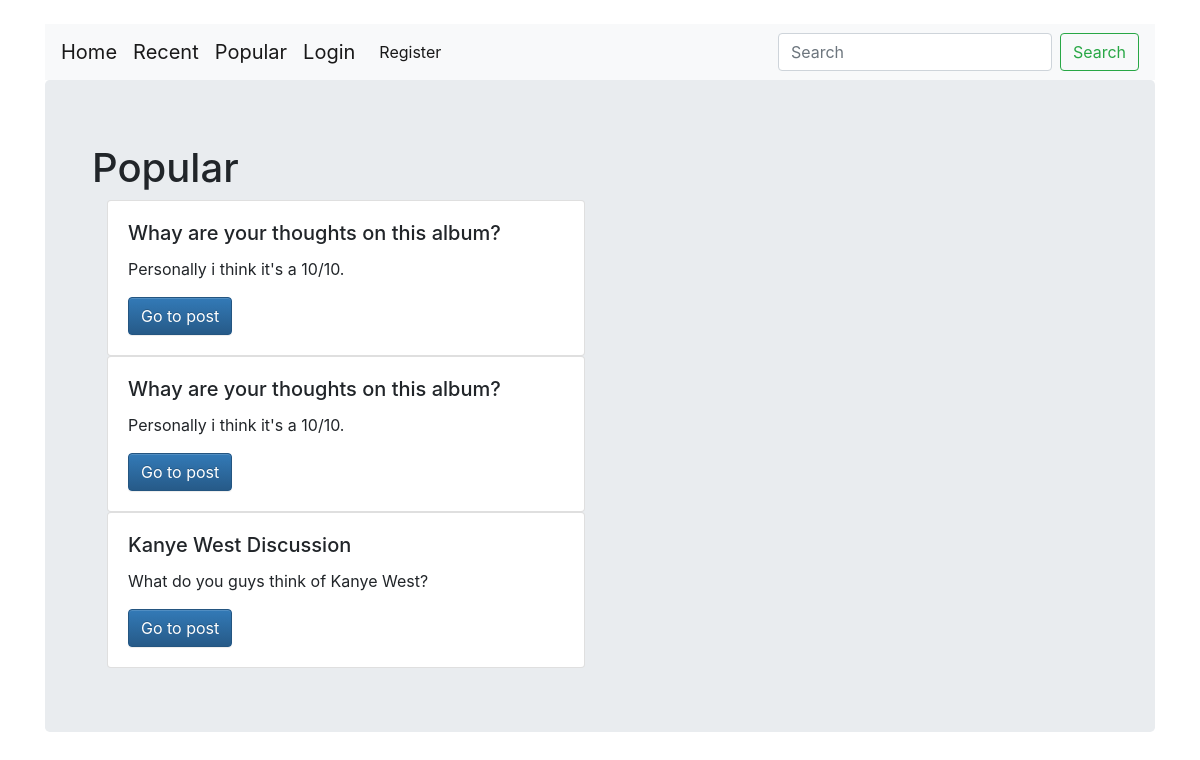
The app's page /account/popular/, older data.
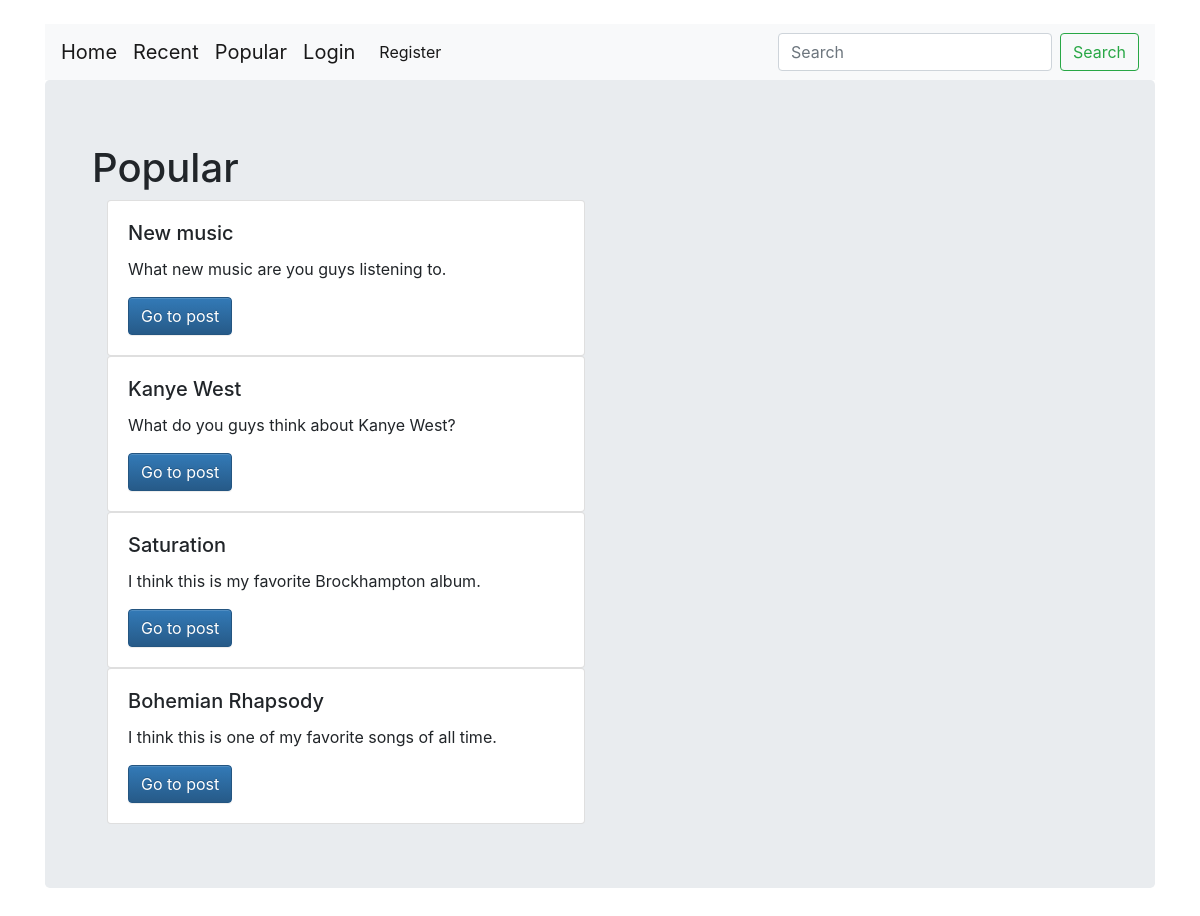
The same page, newer data.
### accounts/models.py (models this page shows)
class Posts(models.Model):
    fromUser = models.ForeignKey(User, on_delete=models.CASCADE, related_name='fromUser', null=True)
    title = models.CharField(max_length=50)
    post = models.CharField(max_length=2000)
    album = models.CharField(max_length=100, default='N/A')
    song = models.CharField(max_length=100, default='N/A')
    artist = models.CharField(max_length=100, default='N/A')
    artwork = models.ImageField(blank=True, upload_to = 'media', default='default.jpg')
    views = models.IntegerField(default=0)

### accounts/views.py (the view)
# urls.py: path('popular/', views.popular, name='popular'),
def popular(request):
    search_term = ''
    if 'search' in request.GET:
        search_term = request.GET['search']
        posts = Posts.objects.filter(title__icontains=search_term).order_by('-views')
        posts = posts | Posts.objects.filter(artist__icontains=search_term).order_by('-views')
        posts = posts | Posts.objects.filter(post__icontains=search_term).order_by('-views')
        posts = posts | Posts.objects.filter(song__icontains=search_term).order_by('-views')
    else:
        posts = Posts.objects.all().order_by('-views')
    posts = posts[:10]
    args = {'posts': posts}
    return render(request, 'accounts/popular.html', args)

### accounts/templates/accounts/popular.html
{% extends 'base.html' %}
{% block body %}
<div class="container" align="center">
<div class="jumbotron" align="left">
<div class="container">
    <h1>Popular</h1>
    {% for post in posts %}
    <div class="col-sm-6">
      <div class="card">
          <div class="card-body">
            <h5 class="card-title">{{ post.title }}</h5>
            <p class="card-text">{{ post.post }}</p>
            <a href="{% url 'users:view_post' pk=post.pk %}" class="btn btn-primary">Go to post</a>
          </div>
      </div>
    </div>
    {% endfor %}
</div>
</div>
</div>
{% endblock %}

Row changes from the older to the newer data that the page shows:
removed Posts: title "Whay are your thoughts on this album?", post "Personally i think it's a 10/10."
removed Posts: title "Whay are your thoughts on this album?", post "Personally i think it's a 10/10."
removed Posts: title "Kanye West Discussion", post "What do you guys think of Kanye West?"
added Posts: title "New music", post "What new music are you guys listening to."
added Posts: title "Kanye West", post "What do you guys think about Kanye West?"
added Posts: title "Saturation", post "I think this is my favorite Brockhampton album."
added Posts: title "Bohemian Rhapsody", post "I think this is one of my favorite songs of all time."
